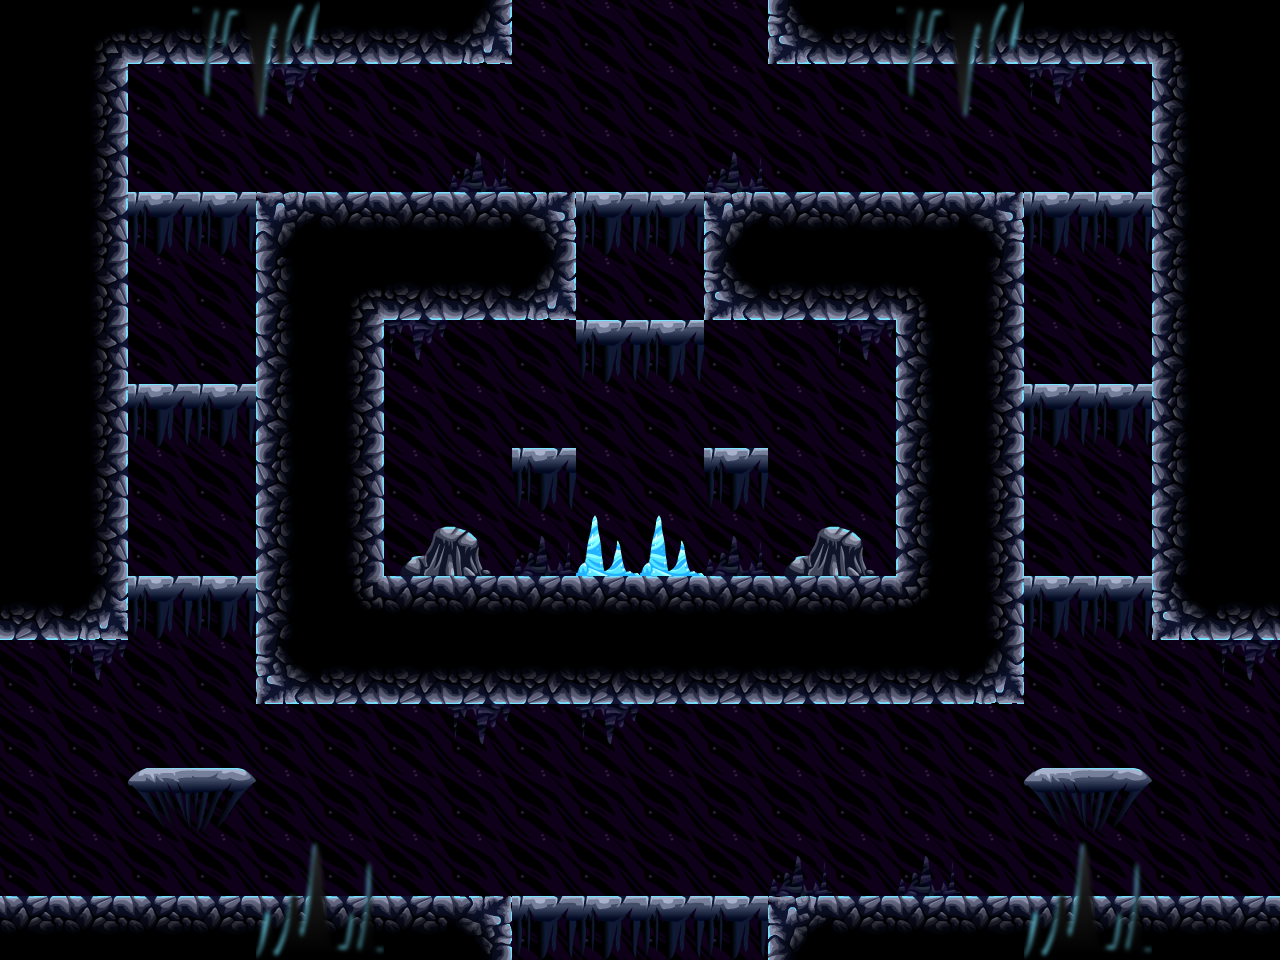

A level layout from a 2D game, rendered from its tile map. Below: a short description, then the map file with tile-grid data replaced by summaries:
An orthogonal 20x15 tile map with 64x64 px tiles, 4 tile layers (Background, bg2, Level, front) and 10 objects (4x door, 4x spawner, 2x crystal).

<map version="1.0" orientation="orthogonal" width="20" height="15" tilewidth="64" tileheight="64">
 <tileset firstgid="1" name="tiles" tilewidth="64" tileheight="64">
  <image source="../../images/tilesets/cave1.png" width="512" height="1024" />
  <terraintypes>
   <terrain name="crossable" tile="13" />
   <terrain name="crossable" tile="14" />
   <terrain name="crossable" tile="15" />
   <terrain name="hurt" tile="16" />
   <terrain name="hurt" tile="19" />
  </terraintypes>
 </tileset>
 <layer name="Background" width="20" height="15">
  <properties>
   <property name="nocollide" value="true" />
   <property name="tileset" value="tiles" />
  </properties>
  <data>[300 cells, 282 non-empty, 1 distinct tile ids]</data>
 </layer>
 <layer name="bg2" width="20" height="15">
  <properties>
   <property name="nocollide" value="true" />
   <property name="tileset" value="tiles" />
  </properties>
  <data>[300 cells, 18 non-empty, 4 distinct tile ids]</data>
 </layer>
 <layer name="Level" width="20" height="15">
  <properties>
   <property name="tileset" value="tiles" />
  </properties>
  <data>[300 cells, 138 non-empty, 16 distinct tile ids]</data>
 </layer>
 <layer name="front" width="20" height="15">
  <properties>
   <property name="nocollider" value="true" />
   <property name="tileset" value="tiles" />
  </properties>
  <data>[300 cells, 16 non-empty, 8 distinct tile ids]</data>
 </layer>
 <objectgroup name="doors" width="20" height="15">
  <object name="door" type="door" gid="19" x="512" y="64">
   <properties>
    <property name="direction" value="up" />
   </properties>
  </object>
  <object name="door" type="door" gid="19" x="0" y="704">
   <properties>
    <property name="direction" value="left" />
   </properties>
  </object>
  <object name="door" type="door" gid="19" x="1216" y="704">
   <properties>
    <property name="direction" value="right" />
   </properties>
  </object>
  <object name="door" type="door" gid="19" x="512" y="960">
   <properties>
    <property name="direction" value="down" />
   </properties>
  </object>
 </objectgroup>
 <objectgroup name="spawners" width="20" height="15">
  <object name="spawner" type="spawner" gid="35" x="384" y="896">
   <properties>
    <property name="enemy" value="w" />
   </properties>
  </object>
  <object name="spawner" type="spawner" gid="35" x="896" y="896">
   <properties>
    <property name="enemy" value="w" />
   </properties>
  </object>
  <object name="spawner" type="spawner" gid="35" x="896" y="192">
   <properties>
    <property name="enemy" value="w" />
   </properties>
  </object>
  <object name="spawner" type="spawner" gid="35" x="320" y="192">
   <properties>
    <property name="enemy" value="w" />
   </properties>
  </object>
 </objectgroup>
 <objectgroup name="crystals" width="20" height="15">
  <object name="crystal" gid="43" x="384" y="512" />
  <object name="crystal" type="crystal" gid="43" x="768" y="512" />
 </objectgroup>
</map>
